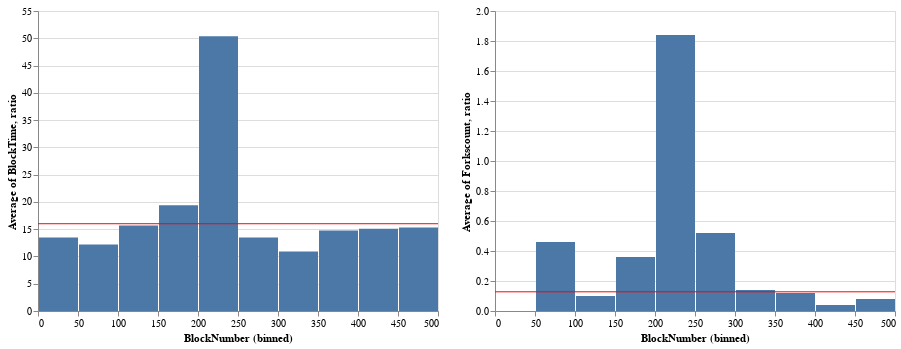

Notebook code cell kept with this figure:
### Code cell
def graphe(filename,parameter,target):
    base = alt.Chart(df)
    bar = base.mark_bar().encode(
        alt.X("BlockNumber", bin=alt.Bin(minstep=50)),
        y='average('+parameter+')',
    ).interactive()

    #r,_,_,_=ratio(file)
    r=ratio(file)[target]
    line = alt.Chart(pd.DataFrame({'ratio': [r]})).mark_rule(color='red').encode(y='ratio')
    return bar+line
graphe(file,"BlockTime",1)|graphe(file,"Forkscount",0)

### Figure 1 — Vega-Lite specification as saved in the notebook (floating-point values rounded to 4 significant figures; data arrays with more than 128 entries replaced by an {"elided": "..."} marker saying what was removed)
{"config": {"view": {"continuousWidth": 400, "continuousHeight": 300}}, "hconcat": [{"layer": [{"data": {"name": "data-bd7a6f81d390c4267f462aa2daa41293"}, "mark": "bar", "encoding": {"x": {"type": "quantitative", "bin": {"minstep": 50}, "field": "BlockNumber"}, "y": {"type": "quantitative", "aggregate": "average", "field": "BlockTime"}}, "selection": {"selector027": {"type": "interval", "bind": "scales", "encodings": ["x", "y"]}}}, {"data": {"name": "data-09aff6970000c1e51309ebd8f216c797"}, "mark": {"type": "rule", "color": "red"}, "encoding": {"y": {"type": "quantitative", "field": "ratio"}}}]}, {"layer": [{"data": {"name": "data-bd7a6f81d390c4267f462aa2daa41293"}, "mark": "bar", "encoding": {"x": {"type": "quantitative", "bin": {"minstep": 50}, "field": "BlockNumber"}, "y": {"type": "quantitative", "aggregate": "average", "field": "Forkscount"}}, "selection": {"selector028": {"type": "interval", "bind": "scales", "encodings": ["x", "y"]}}}, {"data": {"name": "data-ccee910b756884c7c68fe649c5f6f94f"}, "mark": {"type": "rule", "color": "red"}, "encoding": {"y": {"type": "quantitative", "field": "ratio"}}}]}], "$schema": "https://vega.github.io/schema/vega-lite/v4.8.1.json", "datasets": {"data-bd7a6f81d390c4267f462aa2daa41293": {"elided": "500 records"}, "data-09aff6970000c1e51309ebd8f216c797": [{"ratio": 16.0}], "data-ccee910b756884c7c68fe649c5f6f94f": [{"ratio": 0.128}]}}
